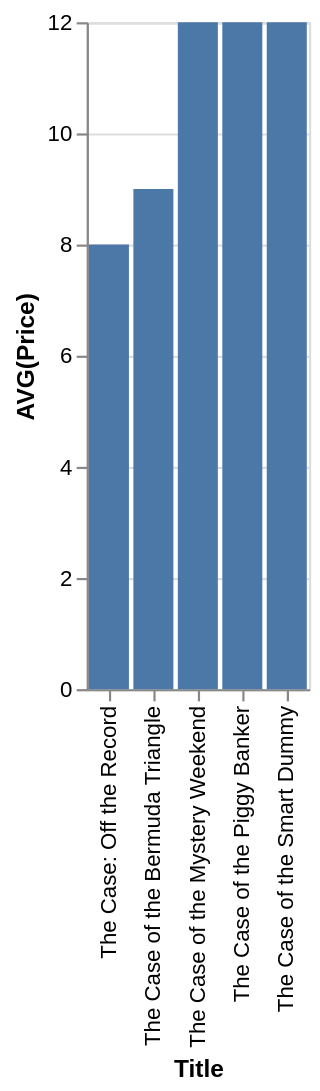

Express this chart as Vega-Lite.
### Vega-Lite specification from a JSON file in a GitHub repository (floating-point values rounded to 4 significant figures)
{"data": {"values": [{"x_data": "The Case: Off the Record", "y_data": 8}, {"x_data": "The Case of the Bermuda Triangle", "y_data": 9}, {"x_data": "The Case of the Mystery Weekend", "y_data": 12}, {"x_data": "The Case of the Piggy Banker", "y_data": 12}, {"x_data": "The Case of the Smart Dummy", "y_data": 12}]}, "mark": "bar", "encoding": {"x": {"field": "x_data", "type": "nominal", "title": "Title", "sort": {"op": "sum", "field": "y_data", "order": "ascending"}}, "y": {"field": "y_data", "type": "quantitative", "title": "AVG(Price)"}}}
